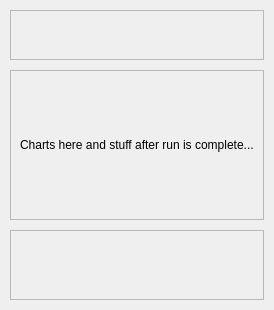
                     <widget class="QWidget" name="runAnalysisTab">
                      <property name="styleSheet">
                       <string notr="true"/>
                      </property>
                      <layout class="QVBoxLayout" name="verticalLayout">
                       <property name="spacing">
                        <number>10</number>
                       </property>
                       <property name="leftMargin">
                        <number>10</number>
                       </property>
                       <property name="topMargin">
                        <number>10</number>
                       </property>
                       <property name="rightMargin">
                        <number>10</number>
                       </property>
                       <property name="bottomMargin">
                        <number>10</number>
                       </property>
                       <item>
                        <widget class="QFrame" name="row_1">
                         <property name="minimumSize">
                          <size>
                           <width>0</width>
                           <height>50</height>
                          </size>
                         </property>
                         <property name="maximumSize">
                          <size>
                           <width>16777215</width>
                           <height>50</height>
                          </size>
                         </property>
                         <property name="frameShape">
                          <enum>QFrame::Shape::StyledPanel</enum>
                         </property>
                         <property name="frameShadow">
                          <enum>QFrame::Shadow::Raised</enum>
                         </property>
                         <layout class="QVBoxLayout" name="verticalLayout_16">
                          <property name="spacing">
                           <number>0</number>
                          </property>
                          <property name="leftMargin">
                           <number>0</number>
                          </property>
                          <property name="topMargin">
                           <number>0</number>
                          </property>
                          <property name="rightMargin">
                           <number>0</number>
                          </property>
                          <property name="bottomMargin">
                           <number>0</number>
                          </property>
                         </layout>
                        </widget>
                       </item>
                       <item>
                        <widget class="QFrame" name="row_2">
                         <property name="minimumSize">
                          <size>
                           <width>0</width>
                           <height>150</height>
                          </size>
                         </property>
                         <property name="frameShape">
                          <enum>QFrame::Shape::StyledPanel</enum>
                         </property>
                         <property name="frameShadow">
                          <enum>QFrame::Shadow::Raised</enum>
                         </property>
                         <layout class="QVBoxLayout" name="verticalLayout_19">
                          <item>
                           <widget class="QLabel" name="label_4">
                            <property name="text">
                             <string>Charts here and stuff after run is complete...</string>
                            </property>
                           </widget>
                          </item>
                         </layout>
                        </widget>
                       </item>
                       <item>
                        <widget class="QFrame" name="row_3">
                         <property name="minimumSize">
                          <size>
                           <width>0</width>
                           <height>70</height>
                          </size>
                         </property>
                         <property name="frameShape">
                          <enum>QFrame::Shape::StyledPanel</enum>
                         </property>
                         <property name="frameShadow">
                          <enum>QFrame::Shadow::Raised</enum>
                         </property>
                         <layout class="QHBoxLayout" name="horizontalLayout_12">
                          <property name="spacing">
                           <number>0</number>
                          </property>
                          <property name="leftMargin">
                           <number>0</number>
                          </property>
                          <property name="topMargin">
                           <number>0</number>
                          </property>
                          <property name="rightMargin">
                           <number>0</number>
                          </property>
                          <property name="bottomMargin">
                           <number>0</number>
                          </property>
                         </layout>
                        </widget>
                       </item>
                      </layout>
                     </widget>
